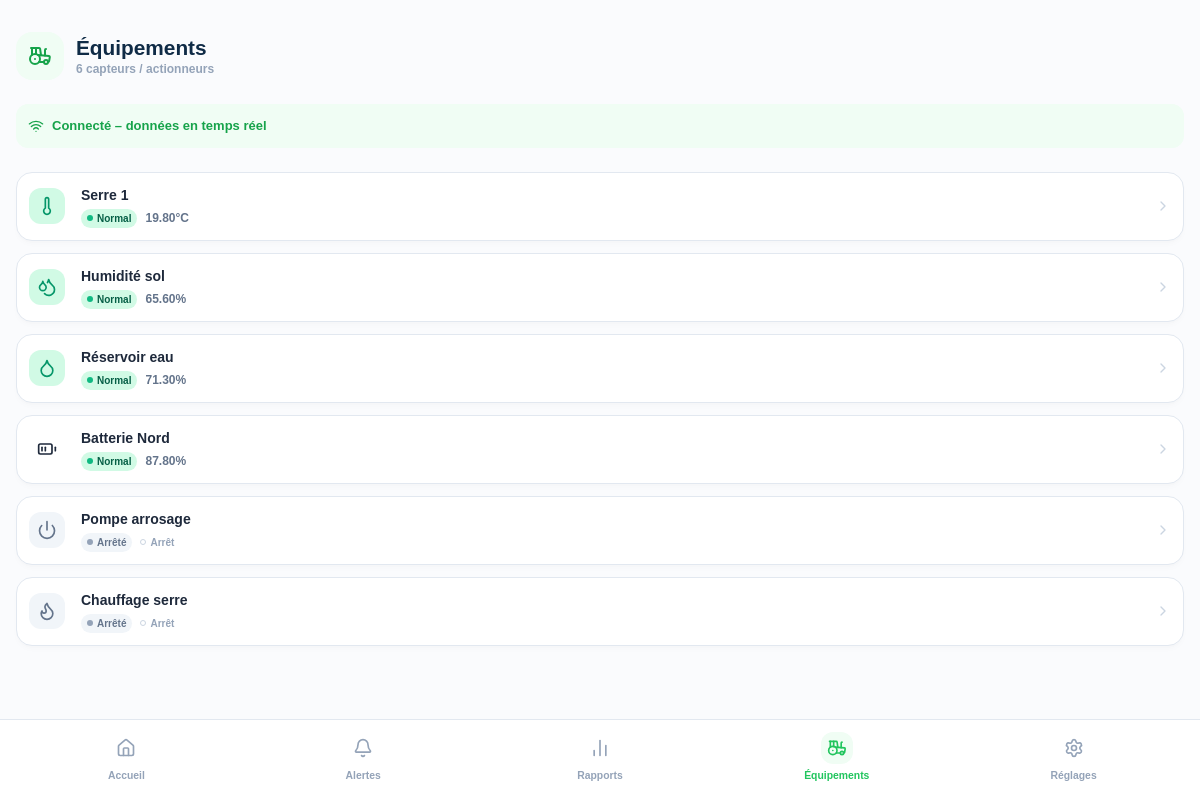
The page /equipements.php (signed in) on the database as committed earlier.
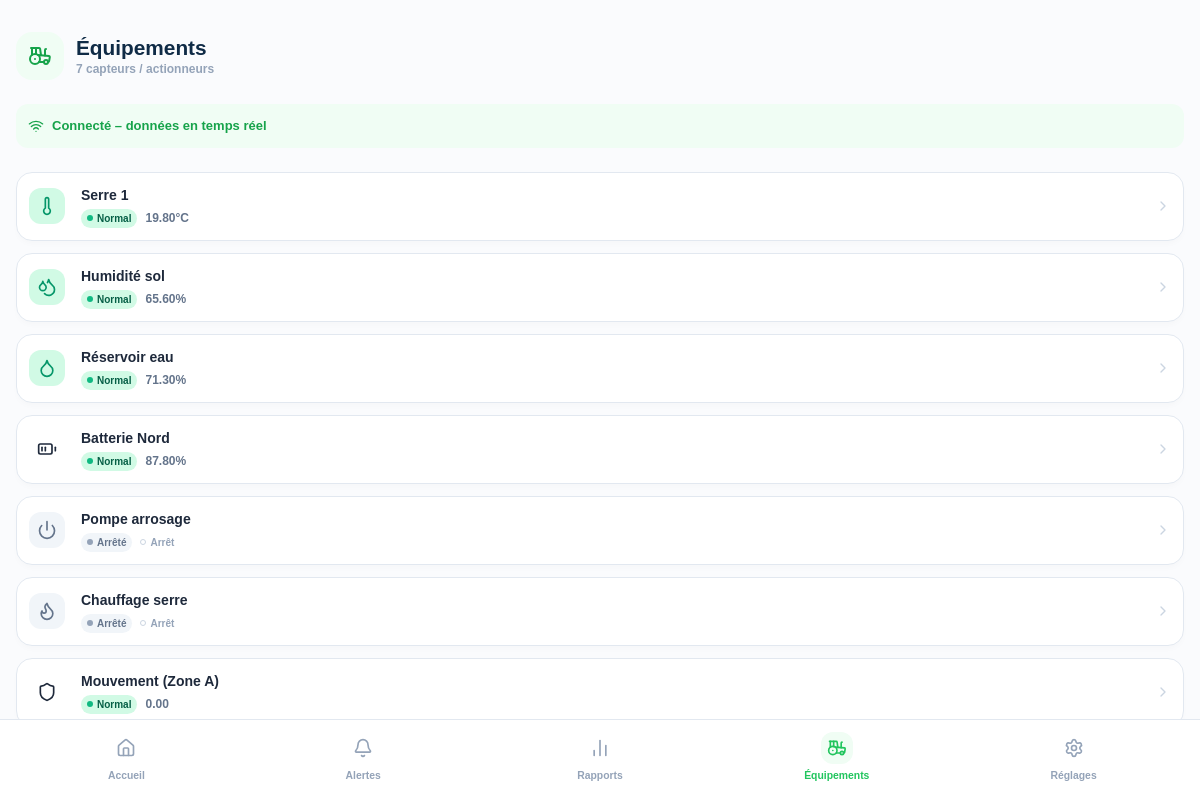
The same page on the database as committed later.
### tables this page shows
CREATE TABLE IF NOT EXISTS equipements (
    id INT AUTO_INCREMENT PRIMARY KEY,
    nom VARCHAR(50) NOT NULL,
    type ENUM('capteur', 'actionneur') NOT NULL,
    unite VARCHAR(10) DEFAULT '',
    valeur_actuelle DECIMAL(10,2) DEFAULT 0.00,
    statut ENUM('normal', 'alerte', 'critique', 'arret', 'marche') DEFAULT 'normal',
    seuil_min DECIMAL(10,2) DEFAULT NULL,
    seuil_max DECIMAL(10,2) DEFAULT NULL,
    icone VARCHAR(50) DEFAULT 'thermometer',  
    couleur VARCHAR(20) DEFAULT 'green',  
    mis_a_jour_le TIMESTAMP DEFAULT CURRENT_TIMESTAMP ON UPDATE CURRENT_TIMESTAMP
);

### includes/functions.php (called while the page is built, shortened)
<?php
function getStatusHelpers($statut) {
    if ($statut === 'normal') return ['bg' => 'green', 'text' => 'Normal'];
    if ($statut === 'arret') return ['bg' => 'grey', 'text' => 'Arrêté'];
    return ['bg' => 'grey', 'text' => 'Inconnu'];
}
?>

### equipements.php (the view, shortened to what this page needs)
<?php
require_once 'config/db.php';
$stmt = $pdo->query("SELECT * FROM equipements ORDER BY id ASC");
$equipements = $stmt->fetchAll();
$nbTotal = count($equipements);
require_once 'includes/functions.php';
require 'includes/header.php';
?>
      <header class="flex items-center gap-3 mt-4 mb-6">
        <div class="w-12 h-12 bg-brand-green-light rounded-2xl flex items-center justify-center text-green-600">
          <i data-lucide="tractor" class="w-6 h-6"></i>
        </div>
        <div>
          <h1 class="text-[1.3rem] font-black text-[#0f2b46] leading-tight">Équipements</h1>
          <p class="text-xs text-slate-400 font-bold"><?= $nbTotal ?> capteurs / actionneurs</p>
        </div>
      </header>
      <div class="bg-brand-green-light rounded-xl p-3 mb-6 flex items-center gap-2">
        <i data-lucide="wifi" class="w-4 h-4 text-green-600"></i>
        <span class="font-bold text-green-600 text-[13px]">Connecté – données en temps réel</span>
      </div>
      <div class="space-y-3">
        <?php foreach ($equipements as $eq):
            $helpers = getStatusHelpers($eq['statut']);
            $link = $eq['type'] === 'capteur' ? 'detail.php?id='.$eq['id'] : 'actionneur.php?id='.$eq['id'];
            $iconBg = $eq['type'] === 'capteur' ? $eq['couleur'] : 'bg-slate-100 text-slate-500';
        ?>
        <a href="<?= $link ?>" class="card-border p-3 flex items-center justify-between block active:bg-slate-50 transition-colors">
          <div class="flex items-center gap-4">
            <div class="icon-box <?= $iconBg ?>">
              <i data-lucide="<?= $eq['icone'] ?>" class="w-5 h-5"></i>
            </div>
            <div>
              <h3 class="text-sm font-bold text-slate-800 mb-1"><?= htmlspecialchars($eq['nom']) ?></h3>
              <div class="flex items-center gap-2">
                <span class="pill <?= $helpers['bg'] ?>" style="padding: 2px 6px; font-size: 10px">
                    <span class="status-dot <?= $helpers['bg'] ?>"></span> <?= $helpers['text'] ?>
                </span>
                <?php if ($eq['type'] === 'capteur'): ?>
                    <span class="text-xs font-bold text-slate-500"><?= $eq['valeur_actuelle'] ?><?= $eq['unite'] ?></span>
                <?php else: ?>
                    <span class="text-[10px] font-bold text-slate-400 flex items-center gap-1">
                      <span class="w-1.5 h-1.5 rounded-full border <?= $eq['statut'] == 'marche' ? 'bg-green-500 border-green-500' : 'border-slate-300' ?> block"></span>
                      <?= $eq['statut'] == 'marche' ? 'Marche' : 'Arrêt' ?>
                    </span>
                <?php endif; ?>
              </div>
            </div>
          </div>
          <i data-lucide="chevron-right" class="w-4 h-4 text-slate-300"></i>
        </a>
        <?php endforeach; ?>
      </div>
    </main>
<?php
require 'includes/nav.php';
require 'includes/footer.php';
?>

Rows that differ between the two databases and show on the page:
added equipements: nom "Mouvement (Zone A)", statut "Normal", valeur_actuelle "0.00", couleur "blue" (drawn)
Other text that changed with them:
$nbTotal: "6" → "7"
